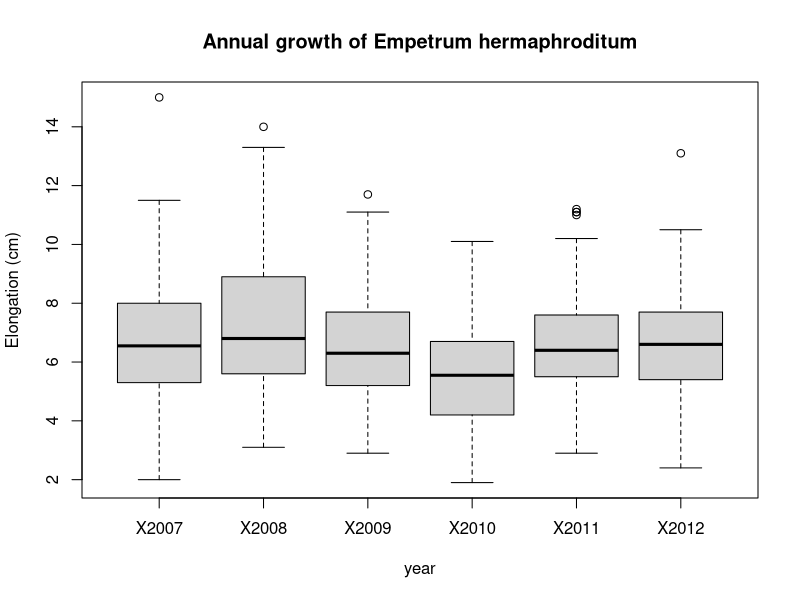
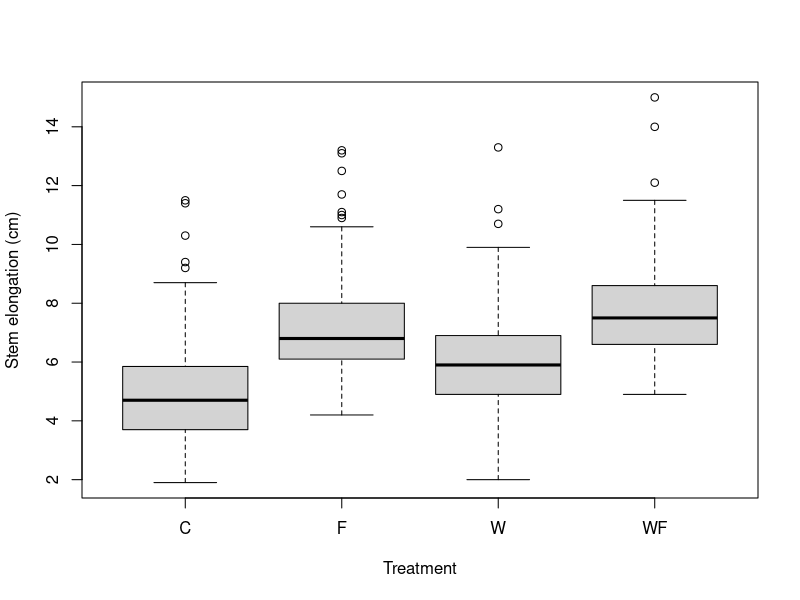

Source code (R) for these figures, in order:
##%######################################################%##
#                                                          #
####                 Data manipulation 1                ####
####                     The basics                     ####
####             Natasha Ramsden 06/05/2021             ####
#                                                          #
##%######################################################%##

# Introduction ----

# Basic base R for data manipulation
# Tidy data and using tidyr
# Common and useful dplyr functions

# Analysing the EmpetrumElongation.csv dataset

# This dataset represents annual increments in stem growth, measured on 
# crowberry shrubs (Empetrum hermaphroditum) on a sand dune system. The Zone 
# field corresponds to distinct zones going from closest (2) to farthest 
# (7) from the sea.


# Libraries ----
library(tidyr)
library(dplyr)

# Set working directory ----
setwd("04_data_manipulation_1")

# Import data ----
elongation <- read.csv("EmpetrumElongation.csv", header = TRUE)

# Check import and preview data
head(elongation)  # first few rows
str(elongation)  # data type of each variable

# Selecting data with $
elongation$Indiv  # prints all ID codes in data set
length(unique(elongation$Indiv))  # returns no of distinct shrubs in dataset 
# = 114

# Selecting data with []
elongation[2,5]  # 2nd row, 5th column
elongation[6, ]  # all info for row 6

# Combination of $ and []
elongation[6, ]$Indiv  # returns ID of shrub in 6th row
# Easy to call columns by their names rather than counting where they are!

# Selecting using logical operators
# access values for individual w ID 603
elongation[elongation$Indiv == 603, ]


# Logical operators ----

# R will evaluate the expression and return obs for which the condition is met
# == equals exactly
# < <= smaller than, smaller than/equal to
# > >= biger than, bigger than/equal to
# != not equal to
# %in% belongs to one of the following (usually follwed by vector of poss values)
# & AND operator - chain together two conditions where both must be met
# | OR operator - chain together two conditions where at least one must be met
# ! NOT operator - to specify things that should be omitted

elongation[elongation$Zone < 4, ]  # data for zones 2-3

elongation[elongation$Zone <= 4, ]  # data for zones 2,3,4
elongation[!elongation$Zone >= 5, ]  # exactly equivalent to above

# data for zones 2 and 7
elongation[elongation$Zone == 2 | elongation$Zone == 7, ]  
# data for shrubs in zone 2 whose ID is between 300 and 400
elongation[elongation$Zone == 2 & elongation$Indiv %in% c(300:400), ]


# Useful vector sequences ----
# c(300:400) - numbers between 300 and 400
# seq() - create seq, incrementing by specified amount
# eg. seq(300, 400, 10) 
# rep() - create repetitions of elements
# eg rep(c(1,2), 3) - gives 1 2 1 2 1 2


# Changing variable names and values in a data frame ----

# create a working copy of our object (so not overwritten)
elong2 <- elongation

names(elong2)  # returns column names
names(elong2)[1] <- "zone"  # changes Zone to zone
names(elong2)[2] <- "ID"  # change Indiv to ID

# suppose there's a mistake in the data
# value 5.1 for individual 373 in yr 2008 should be 5.7

# option 1: use row and column no
# compact, need to know exactly where value is - might change if data updated
elong2[1,4] <- 5.7
# option 2: use logical conditions for more control
# longer but more control - will run even if obs moves in dataset
elong2[elong2$ID == 373, ]$X2008 <- 5.7


# Creating a factor ----

# check the classes
str(elong2)
# zone shows as int but should be factor
elong2$zone <- as.factor(elong2$zone)  # converting original class
# now a factor w 6 levels

# change factor levels too
# see levels
levels(elong2$zone)
# overwrite original levels w new names
# must be same length & pay attention to order!
levels(elong2$zone) <- c("A", "B", "C", "D", "E", "F")


# Tidy data and using tidyr----
# each row represents an observations
# each column represents a variable
# = much longer dataframe (more rows) - often called long format
# each grouping factor will have its own column - can be split directly in R

# thinking about tidy data before importing is good too - makes life easier!
# once in right format, easy to analyse and visualise results


# Gather ----

# tidy elongation dataset - want separate columns for year and stem length
# use tidyr gather() function 
elongation_long <- gather(elongation, Year, Length,
          # in this order: data frame, key, value
                          c(X2007, X2008, X2009, X2010, X2011, X2012))
                          # specify which columns to gather
# here, we want the lengths (value) to be gathered by year (key)

# the REVERSE! spread() is the inverse function
elongation_wide <- spread(elongation_long, Year, Length)

# the above gather() where we specified which columns to gather was fine 
# because there were only a few to gather

# but, if there's a huge dataset w 100 genes eg, 
# could specify column numbers instead
elongation_long2 <- gather(elongation, Year, Length, c(3:8))


# Easy to visualise now! ----
boxplot(Length ~ Year, data = elongation_long,
        xlab = "year", ylab = "Elongation (cm)",
        main = "Annual growth of Empetrum hermaphroditum")


# dplyr - most common and useful functions!

# Rename variables ----
# rename() - 1st var=data frame
#          - 2nd (and 3rd etc) var takes the form New name = Old name
elongation_long <- rename(elongation_long, zone = Zone, id = Indiv,
                          year = Year, length = Length)
str(elongation_long)

# base R equivalent - names(elongation_long) <- c("zone", "indiv", "year", "length")


# Filter rows and select columns ----
# filter() - subset rows w logical operators
# select() - specify which columns to keep
# select() often clashes w functions in other packages!
# !!!! use notation dplyr::select()

# Filter rows ----
# keep obs from zones 2 and 3 only, and from yrs 2009 to 2011
# can use multiple diff condition separated by comma
elong_subset <- filter(elongation_long, zone %in% c(2, 3), 
                       year %in% c("X2009", "X2010", "X2011"))

# For comparison, the base R equivalent would be (not assigned to an object here):
# elongation_long[elongation_long$zone %in% c(2,3) & elongation_long$year %in% c("X2009", "X2010", "X2011"), ]

# used %in% here to match exact list of values
# if want to keep obs within a numeric range - can use:
# 2 logical statements in filter(), eg length > 4 & length <= 6.5
# or
# between(), eg between(length, 4, 6.5) - avoids repetition, easy

# Select columns ----
# eg let's get rid of zone column
elong_no.zone <- dplyr::select(elongation_long, id, year, length)
# or
elong_no.zone <- dplyr::select(elongation_long, -zone)  
# minus removes the column

# For comparison, the base R equivalent would be (not assigned to an object here):
# elongation_long[ , -1]  # removes first column

# select() lets you rename and reorder columns on the fly
elong_no.zone <- dplyr::select(elongation_long, Year = year,
                               Shrub.ID = id, Growth = length)


# mutate() your dataset by creating new columns ----

# create a new column
# eg total growth
# first on the original wide-format elongation data
elong_total <- mutate(elongation, total.growth = X2007 + X2008 + X2009 + 
                        X2010 + X2011 + X2012)

# now on the tidy long-format data elongation_long
# group_by() and summarise()


# group_by() certain factors to perform operations on chunks of data ----
# don't see visible change to data, creates an internal grouping structure
# each subsequent function will use these groups and not whole dataset as input
# useful for summary stats
elong_grouped <- group_by(elongation_long, id)
# data now grouped by id - same shrubs grouped

# elong_grouped and elongation_long look the same
# but, let's use summarise() to calculate tot growth for each individual 
# over the years


# summarise() data with a range of summary statistics ----

# SUMMARISING OUR DATA
summary1 <- summarise(elongation_long, total.growth = sum(length))
summary2 <- summarise(elong_grouped, total.growth = sum(length))

# summary1 = sum of ALL growth increments in dataset (all individuals and years)
# summary2 = tot growth PER INDIVIDUAL

# diff summary stats
summary3 <- summarise(elong_grouped, total.growth = sum(length),
                      mean.growth = mean(length),
                      sd.growth = sd(length))

# we do lose all other columns not specified at grouping stage or 
# in summary operation
# ALWAYS CREATE A NEW OBJECT FOR SUMMARISED DATA -so that full data not lost!
# can then merge back some info later, see below...


# ..._join() datasets based on shared attributes ----

# Let’s imagine that the growth data we have been working with actually comes 
# from an experiment where some plants where warmed with portable 
# greenhouses (W), others were fertilised (F), some received both 
# treatments (WF) and some were control plants (C). We will import this data 
# from the file EmpetrumTreatments.csv, which contains the details of which 
# individuals received which treatments, and join it with our main dataset 
# elongation_long. We can do this because both datasets have a column 
# representing the ID of each plant: this is what we will merge by.

# diff methods will handle data not shared by both tables in diff ways 
# think about which obs need to keep/which want to be dropped
# if in doubt full_join() will keep everything
# https://dplyr.tidyverse.org/reference/join.html

# eg keep all info in elong_long and have treatment code of every individual 
# so we will use left_join()

treatments = read.csv("EmpetrumTreatments.csv", header = TRUE, sep = ";")
head(treatments)

# join the 2 dataframes by ID code
# the column names are spelled differently so we need to tell the function 
# which columns represent a match
# we have 2 columns that contain the same info in both datasets: 
# zone and individual ID
experiment <- left_join(elongation_long, treatments, 
                        by = c("id" = "Indiv", "zone" = "Zone"))
# new object is same length as first data frame and treatemtns corresponding to 
# each plant have been added

# equivalent base R (works well too)
# experiment2 <- merge(elongation_long, treatments, 
                     # by.x = c("zone", "indiv"), by.y = c("Zone", "Indiv"))
# same result!

# let's check if the treatments had any effect on growth
boxplot(length ~ Treatment, data = experiment, ylab = "Stem elongation (cm)")
# effects of warming (W) and fertilisation (F) treatments on crowberry growth 
# (fictional data!)









